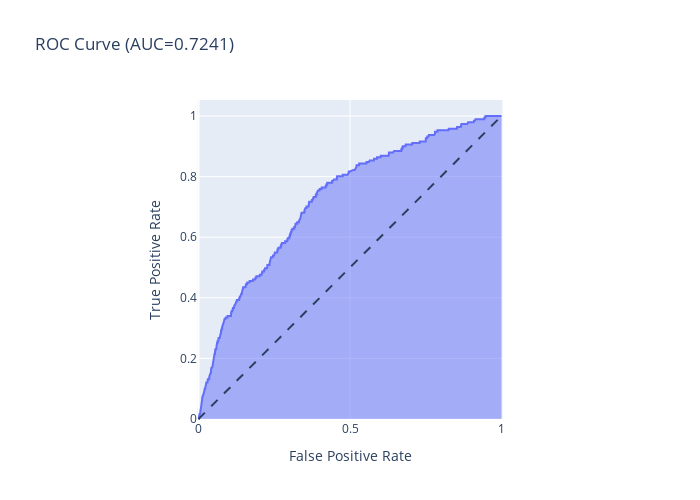

Here is the notebook cell this chart was saved with:
### Code cell
fig = px.area(
    x=fpr, y=tpr,
    title=f'ROC Curve (AUC={auc(fpr, tpr):.4f})',
    labels=dict(x='False Positive Rate', y='True Positive Rate'),
    width=700, height=500
)
fig.add_shape(
    type='line', line=dict(dash='dash'),
    x0=0, x1=1, y0=0, y1=1
)

fig.update_yaxes(scaleanchor="x", scaleratio=1)
fig.update_xaxes(constrain='domain')
fig.show()

### Figure 1 — Plotly figure (JSON) as saved in the notebook; plotly's stock layout.template omitted (floating-point values rounded to 4 significant figures; data arrays with more than 128 entries replaced by an {"elided": "..."} marker saying what was removed)
{"data": [{"hovertemplate": "False Positive Rate=%{x}<br>True Positive Rate=%{y}<extra></extra>", "legendgroup": "", "line": {"color": "#636efa"}, "mode": "lines", "name": "", "orientation": "v", "showlegend": false, "stackgroup": "1", "type": "scatter", "x": {"elided": "1837 float values"}, "xaxis": "x", "y": {"elided": "1837 float values"}, "yaxis": "y"}], "layout": {"height": 500, "legend": {"tracegroupgap": 0}, "shapes": [{"line": {"dash": "dash"}, "type": "line", "x0": 0, "x1": 1, "y0": 0, "y1": 1}], "title": {"text": "ROC Curve (AUC=0.7241)"}, "width": 700, "xaxis": {"anchor": "y", "constrain": "domain", "domain": [0, 1], "title": {"text": "False Positive Rate"}}, "yaxis": {"anchor": "x", "domain": [0, 1], "scaleanchor": "x", "scaleratio": 1, "title": {"text": "True Positive Rate"}}}}
